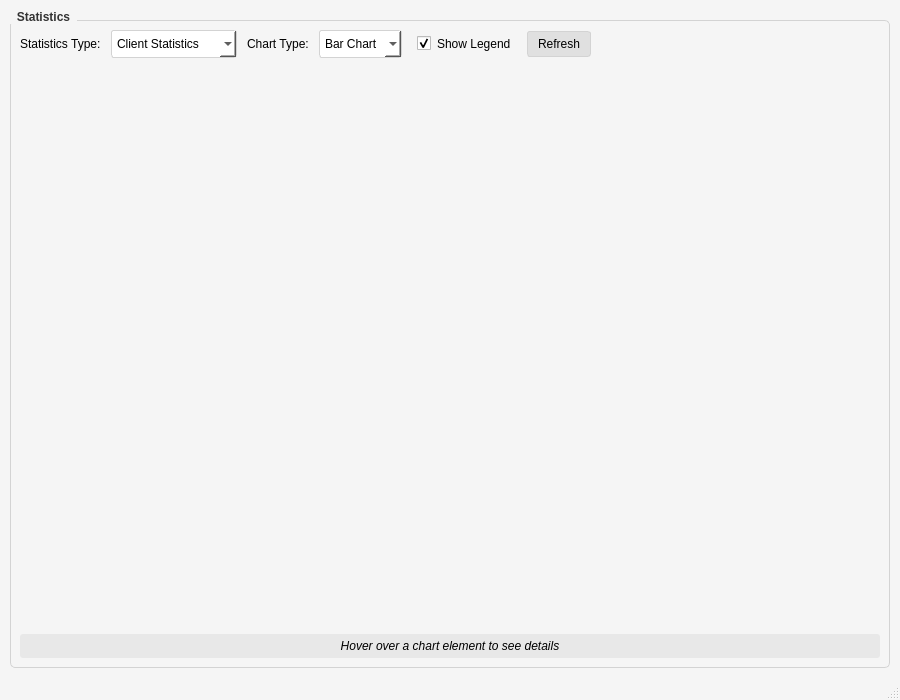
<?xml version="1.0" encoding="UTF-8"?>
<ui version="4.0">
 <class>ChartWindow</class>
 <widget class="QMainWindow" name="ChartWindow">
  <property name="geometry">
   <rect>
    <x>0</x>
    <y>0</y>
    <width>900</width>
    <height>700</height>
   </rect>
  </property>
  <property name="windowTitle">
   <string>Statistics Chart</string>
  </property>
  <property name="styleSheet">
   <string notr="true">
    QMainWindow { background-color: #f5f5f5; }
    QGroupBox { 
        font-weight: bold; 
        border: 1px solid #d3d3d3; 
        border-radius: 5px; 
        margin-top: 10px; 
    }
    QGroupBox::title { 
        subcontrol-origin: margin; 
        subcontrol-position: top left; 
        padding: 0 5px; 
        color: #333; 
    }
    QComboBox { 
        padding: 5px; 
        border: 1px solid #d3d3d3; 
        border-radius: 3px; 
        background: white; 
    }
    QComboBox:hover { border: 1px solid #a0a0a0; }
    QPushButton { 
        padding: 5px 10px; 
        border: 1px solid #d3d3d3; 
        border-radius: 3px; 
        background: #e0e0e0; 
    }
    QPushButton:hover { background: #d0d0d0; }
    QCheckBox { padding: 5px; }
    QLabel#hoverDescriptionLabel { 
        background-color: #e8e8e8; 
        border-radius: 3px; 
        padding: 5px; 
        font-style: italic; 
    }
   </string>
  </property>
  <widget class="QWidget" name="centralwidget">
   <layout class="QVBoxLayout" name="verticalLayout">
    <property name="spacing">
     <number>10</number>
    </property>
    <property name="leftMargin">
     <number>10</number>
    </property>
    <property name="topMargin">
     <number>10</number>
    </property>
    <property name="rightMargin">
     <number>10</number>
    </property>
    <property name="bottomMargin">
     <number>10</number>
    </property>
    <item>
     <widget class="QGroupBox" name="chartGroupBox">
      <property name="title">
       <string>Statistics</string>
      </property>
      <layout class="QVBoxLayout" name="chartLayout">
       <property name="spacing">
        <number>10</number>
       </property>
       <item>
        <layout class="QHBoxLayout" name="controlLayout">
         <property name="spacing">
          <number>10</number>
         </property>
         <item>
          <widget class="QLabel" name="statsTypeLabel">
           <property name="text">
            <string>Statistics Type:</string>
           </property>
          </widget>
         </item>
         <item>
          <widget class="QComboBox" name="statsTypeComboBox">
           <item>
            <property name="text">
             <string>Client Statistics</string>
            </property>
           </item>
           <item>
            <property name="text">
             <string>Training Statistics</string>
            </property>
           </item>
           <item>
            <property name="text">
             <string>Meeting Statistics</string>
            </property>
           </item>
          </widget>
         </item>
         <item>
          <widget class="QLabel" name="chartTypeLabel">
           <property name="text">
            <string>Chart Type:</string>
           </property>
          </widget>
         </item>
         <item>
          <widget class="QComboBox" name="chartTypeComboBox">
           <item>
            <property name="text">
             <string>Bar Chart</string>
            </property>
           </item>
           <item>
            <property name="text">
             <string>Pie Chart</string>
            </property>
           </item>
          </widget>
         </item>
         <item>
          <widget class="QCheckBox" name="toggleLegendCheckBox">
           <property name="text">
            <string>Show Legend</string>
           </property>
           <property name="checked">
            <bool>true</bool>
           </property>
          </widget>
         </item>
         <item>
          <widget class="QPushButton" name="refreshButton">
           <property name="text">
            <string>Refresh</string>
           </property>
          </widget>
         </item>
         <item>
          <spacer name="controlSpacer">
           <property name="orientation">
            <enum>Qt::Orientation::Horizontal</enum>
           </property>
           <property name="sizeHint" stdset="0">
            <size>
             <width>40</width>
             <height>20</height>
            </size>
           </property>
          </spacer>
         </item>
        </layout>
       </item>
       <item>
        <widget class="QChartView" name="statsChartView" native="true">
         <property name="minimumSize">
          <size>
           <width>0</width>
           <height>450</height>
          </size>
         </property>
         <property name="sizePolicy">
          <sizepolicy hsizetype="Expanding" vsizetype="Expanding">
           <horstretch>0</horstretch>
           <verstretch>0</verstretch>
          </sizepolicy>
         </property>
        </widget>
       </item>
       <item>
        <widget class="QLabel" name="hoverDescriptionLabel">
         <property name="text">
          <string>Hover over a chart element to see details</string>
         </property>
         <property name="alignment">
          <set>Qt::AlignmentFlag::AlignCenter</set>
         </property>
         <property name="minimumHeight">
          <number>40</number>
         </property>
        </widget>
       </item>
      </layout>
     </widget>
    </item>
   </layout>
  </widget>
  <widget class="QStatusBar" name="statusBar"/>
 </widget>
 <customwidgets>
  <customwidget>
   <class>QChartView</class>
   <extends>QWidget</extends>
   <header>qchartview.h</header>
  </customwidget>
 </customwidgets>
 <resources/>
 <connections/>
</ui>
